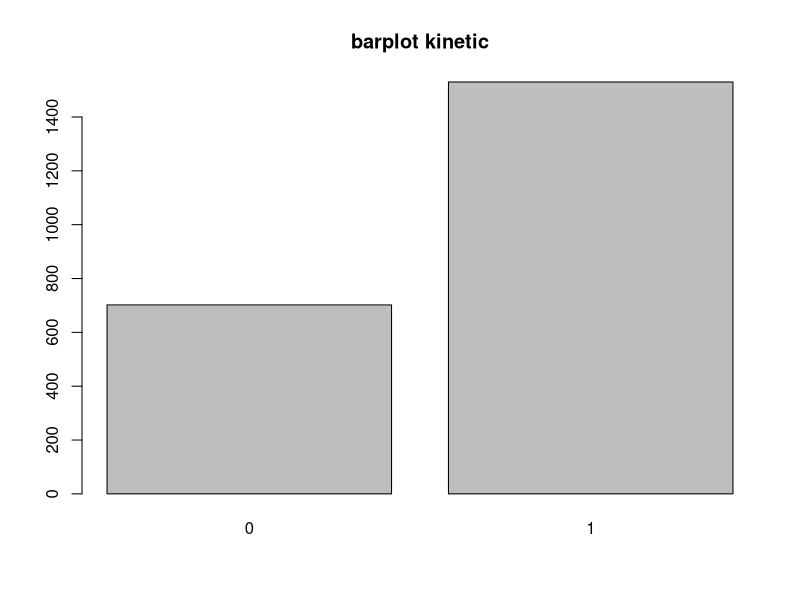
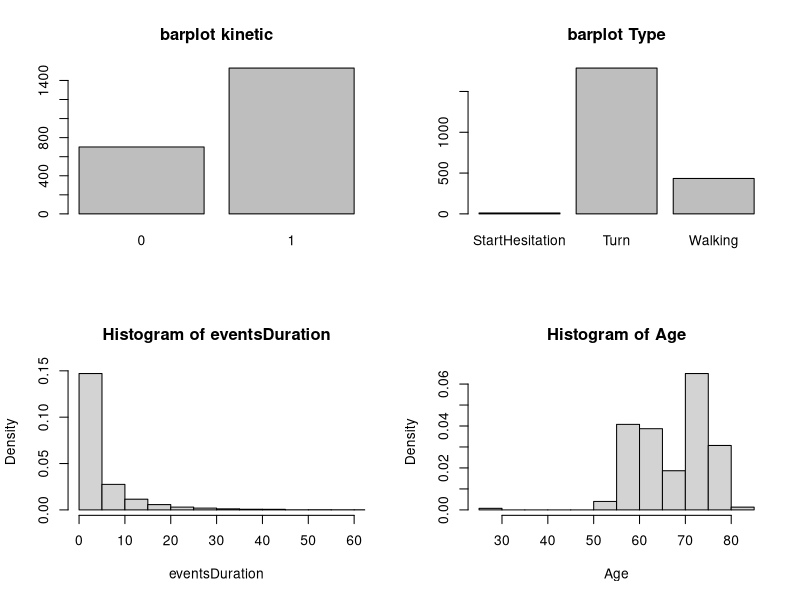
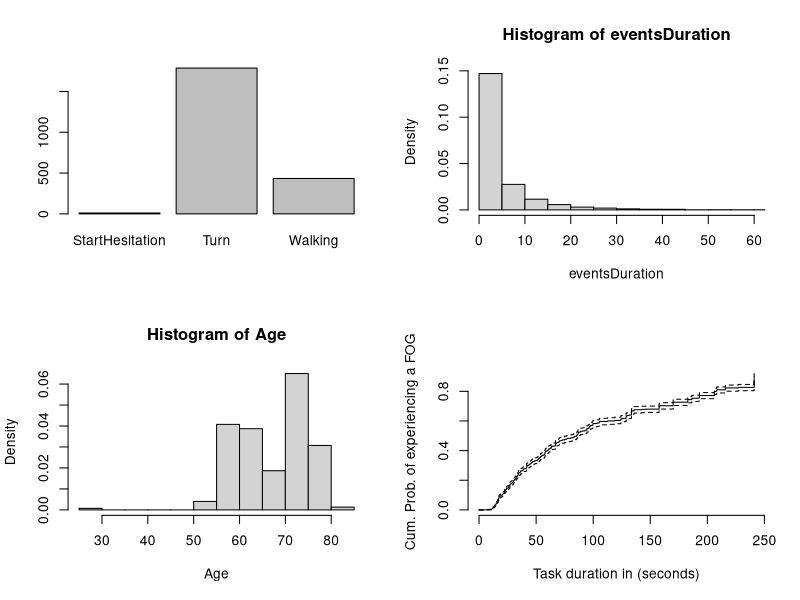
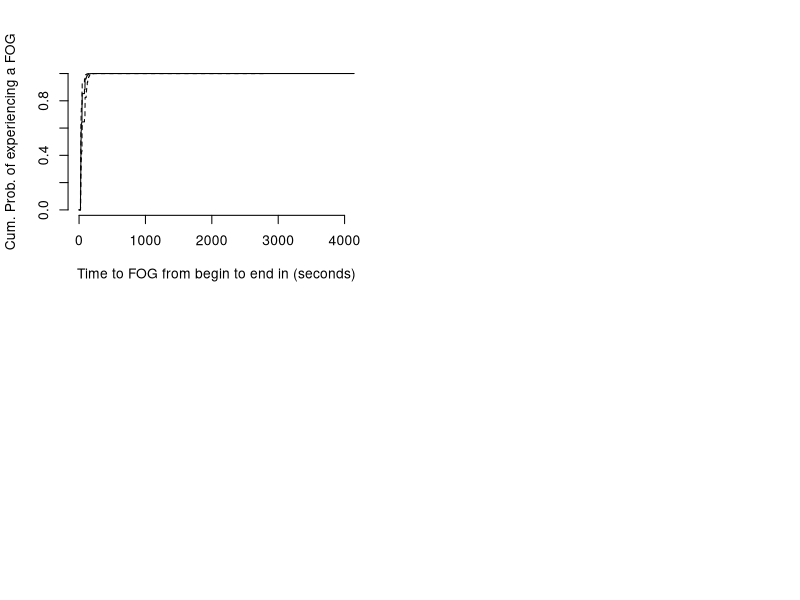

Write R code to recreate these figures, in order.
## ---- chunk 1
knitr::opts_chunk$set(echo = FALSE)
## ---- chunk 2
rm(list=ls())
## ---- chunk 3
library(tidyverse)
library(skimr)
library(survival)
## ---- chunk 4
# load data from kaggle 
# from CLI kaggle competitions download -c tlvmc-parkinsons-freezing-gait-prediction 
events <- read_csv("events.csv")
subjects <- read_csv("subjects.csv")
tasks <- read_csv("tasks.csv")
#daily_meta <- read_csv("daily_metadata.csv")
defog_meta <- read_csv("defog_metadata.csv")
#tdcsfog_meta <- read_csv("tdcsfog_metadata.csv")
## ---- chunk 5
subjects$Visit=NULL 
## ---- chunk 6
  fog <- inner_join(events,tasks,by="Id") %>% 
  inner_join(defog_meta,by ="Id")  %>% 
  inner_join(subjects,by = "Subject") 
  #inner_join(tdcsfog_meta) 
  #inner_join(daily_meta)
rm(events,tasks,defog_meta,subjects)
## ---- chunk 7
fog <- fog %>% filter(End >= Completion,Begin < Init ) 

attach(fog)
# events duration
fog["eventsDuration"] <- Completion - Init


# task duration
fog["tasksDuration"] <- End - Begin

# Time 
Time <- vector("numeric",dim(fog)[1])
for (t in seq_along(dim(fog)[1]))
Time[t] <- Init[t] - Begin[t]
fog$Time <- Time
#mean(Time < 0)

# remove columns 
#fog$End = NULL
#fog$Begin = NULL
#fog$Completion = NULL
#fog$Init = NULL
#fog$Id = NULL

# attach fog 
detach(fog)
attach(fog)

## ---- chunk 8
round(mean(is.na(Kinetic)),2)
## ---- chunk 9
fog <- fog %>% 
    filter(!is.na(Kinetic))
cat("\n new table dimension\n")
dim(fog)
## ---- chunk 10
head(fog,3)
## ---- chunk 11
fog_grouped <- fog %>%
            group_by(Subject) 
fog_num <- fog %>% group_by(Subject) %>% 
 summarise_if(.funs = "mean",
              .predicate = is.numeric
              )
## ---- chunk 12
dim(fog_grouped)
## ---- chunk 13
dim(fog_num)
## ---- chunk 14
barplot(table(Kinetic), main = "barplot kinetic")
## ---- chunk 15
par(mfrow = c(2,2))
barplot(table(Kinetic), main = "barplot kinetic")
barplot(table(Type),main = "barplot Type")
hist(eventsDuration,freq = F,breaks = 50, xlim = c(0,60))
hist(Age,breaks = 15,freq = F)
## ---- chunk 16
proportion_kinetic <- prop.table(table(Kinetic)) %>% round(2)
## ---- chunk 17
#How many type of kinetic are observed ?  
 barplot(table(Type))
## ---- chunk 18
prop.table(table(Type)) %>% round(2)

#The most frequent events is Turn. (`r 100*prop.table(table(Type))[2] %>% round(2)`% of the observed events). 
## ---- chunk 19
hist(eventsDuration,freq = F,breaks = 50, xlim = c(0,60))
#abline(v = mean(eventsDuration), col ="red")
#abline(v = median(eventsDuration), col ="blue")
## ---- chunk 20
summary(eventsDuration)
## ---- chunk 21
cat("events mean duration :",  mean(eventsDuration),"s \n")
cat("tasks mean duration :", mean(tasksDuration),"s \n")
cat("mean time to events duration :", mean(Time),"s \n")
## ---- chunk 22
# age
hist(Age,breaks = 15,freq = F)
## ---- chunk 23
summary(Age)
## ---- chunk 24
(sex_prop_table <- prop.table(table(Sex)) %>% round(2))
## ---- chunk 25
unique(Task)
## ---- chunk 26
length(unique(Visit))
## ---- chunk 27
round(prop.table(table(Visit)),2)
## ---- chunk 28
100*round(prop.table(table(Medication)),4)
## ---- chunk 29

## ---- chunk 30
#par(mfrow = c(1,2))
#fit task duration 
fit_td <- survfit(Surv(tasksDuration, Kinetic) ~ 1, data = fog)

# fit from begin to end
fit_be <- survfit(Surv(Begin,End, Kinetic) ~ 1, data = fog)

fit_coxph <- coxph(Surv(Begin,End, Kinetic) ~ 1, data = fog)
plot(fit_td,fun ="F",
      xlab = "Task duration in (seconds)",
     ylab = "Cum. Prob. of experiencing a FOG", 
     frame = F)
## ---- chunk 31
# plot fit2
plot(fit_be,fun ="F",
      xlab = "Time to FOG from begin to end in (seconds)",
     ylab = "Cum. Prob. of experiencing a FOG", 
     frame = F)
## ---- chunk 32
fit_td
## ---- chunk 33
fit_be
## ---- chunk 34
summary(fit_be, time = 300)
## ---- chunk 35
fit_coxph
## ---- chunk 36

